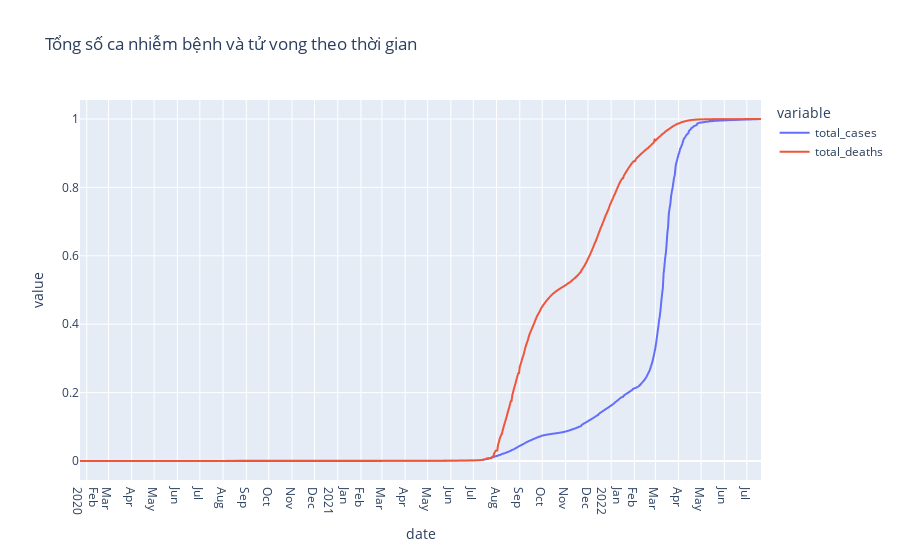

Notebook source saved alongside this figure:
### Code cell
fig = px.line(df_case_death, x="date", y=df_case_death.columns,
              hover_data={"date": "|%B %d, %Y"},
              title='Tổng số ca nhiễm bệnh và tử vong theo thời gian')
fig.update_xaxes(
    dtick="M1",
    tickformat="%b\n%Y")
fig.show()

### Figure 1 — Plotly figure (JSON) as saved in the notebook; plotly's stock layout.template omitted (floating-point values rounded to 4 significant figures; data arrays with more than 128 entries replaced by an {"elided": "..."} marker saying what was removed)
{"data": [{"hovertemplate": "variable=total_cases<br>date=%{x|%B %d, %Y}<br>value=%{y}<extra></extra>", "legendgroup": "total_cases", "line": {"color": "#636efa", "dash": "solid"}, "marker": {"symbol": "circle"}, "mode": "lines", "name": "total_cases", "showlegend": true, "type": "scattergl", "x": {"elided": "910 str values"}, "xaxis": "x", "y": {"elided": "910 float values"}, "yaxis": "y"}, {"hovertemplate": "variable=total_deaths<br>date=%{x|%B %d, %Y}<br>value=%{y}<extra></extra>", "legendgroup": "total_deaths", "line": {"color": "#EF553B", "dash": "solid"}, "marker": {"symbol": "circle"}, "mode": "lines", "name": "total_deaths", "showlegend": true, "type": "scattergl", "x": {"elided": "910 str values"}, "xaxis": "x", "y": {"elided": "910 float values"}, "yaxis": "y"}], "layout": {"legend": {"title": {"text": "variable"}, "tracegroupgap": 0}, "title": {"text": "Tổng số ca nhiễm bệnh và tử vong theo thời gian"}, "xaxis": {"anchor": "y", "domain": [0, 1], "dtick": "M1", "tickformat": "%b\n%Y", "title": {"text": "date"}}, "yaxis": {"anchor": "x", "domain": [0, 1], "title": {"text": "value"}}}}
